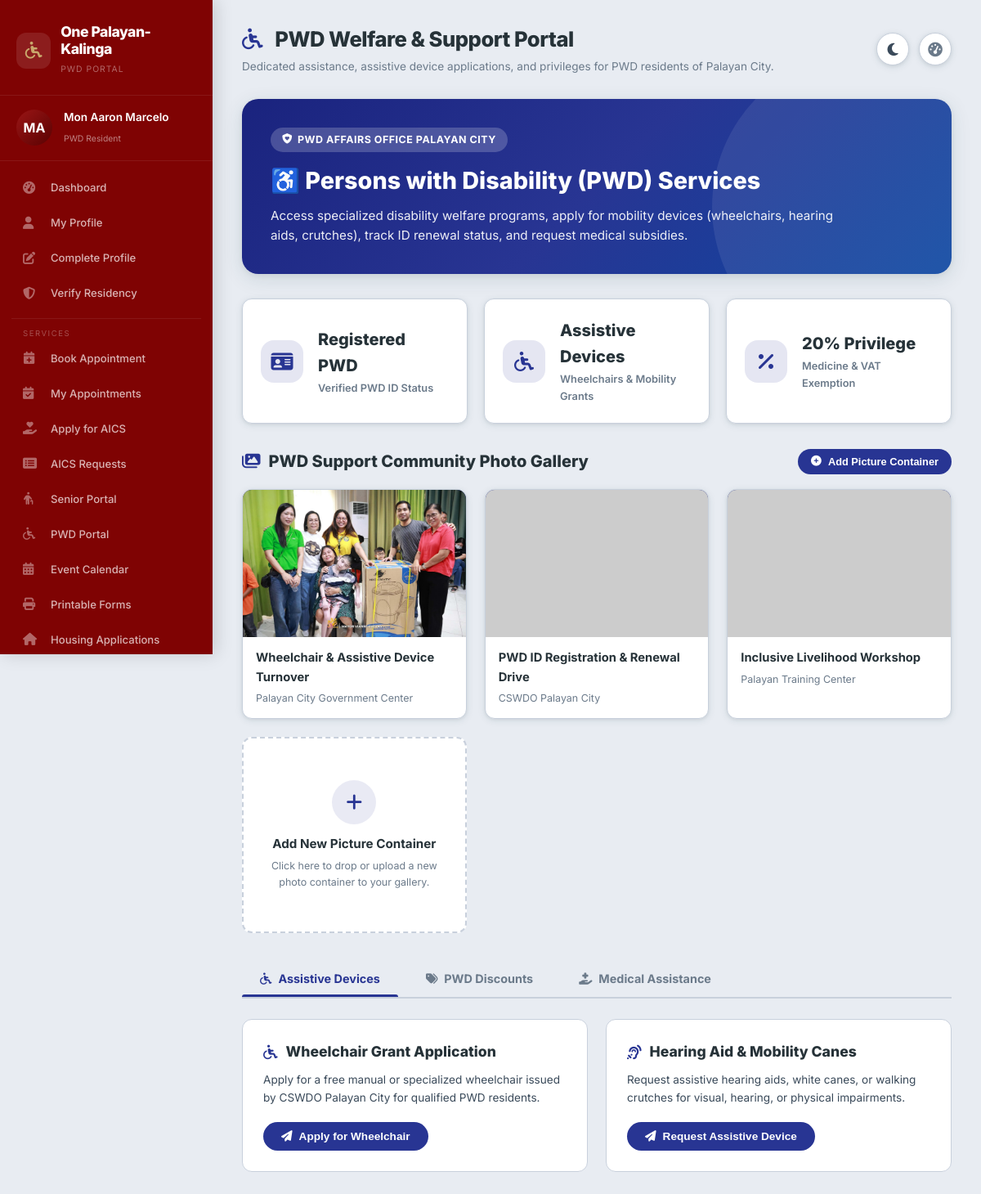
/pwd.php (signed in), run on an earlier commit of the app's database.
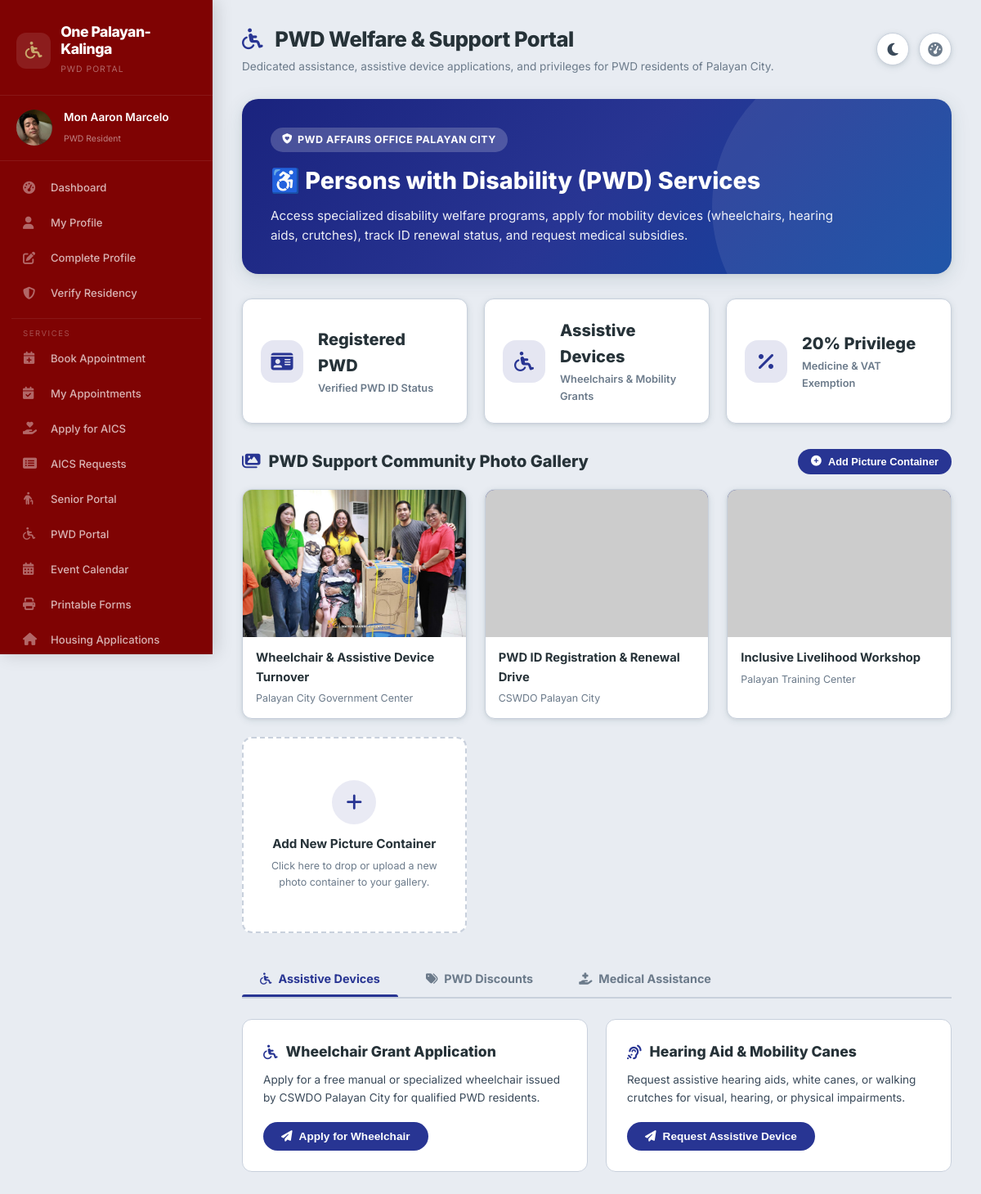
And on a later commit of the database.
### tables this page shows
CREATE TABLE `users` (
  `user_id` int(11) NOT NULL,
  `username` varchar(50) NOT NULL,
  `password` varchar(255) NOT NULL,
  `email` varchar(100) NOT NULL,
  `first_name` varchar(50) NOT NULL,
  `last_name` varchar(50) NOT NULL,
  `contact_number` varchar(20) DEFAULT NULL,
  `address` text DEFAULT NULL,
  `role` enum('resident','staff','admin') DEFAULT 'resident',
  `status` enum('active','inactive') DEFAULT 'active',
  `created_at` timestamp NOT NULL DEFAULT current_timestamp(),
  `updated_at` timestamp NOT NULL DEFAULT current_timestamp() ON UPDATE current_timestamp(),
  `last_login` datetime DEFAULT NULL,
  `is_active` tinyint(1) NOT NULL DEFAULT 1,
  `profile_picture` varchar(255) DEFAULT NULL,
  `verification_status` enum('pending','verified','rejected') DEFAULT 'pending',
  `verification_date` timestamp NULL DEFAULT NULL,
  `verified_by` int(11) DEFAULT NULL
);

### pwd.php (the view, shortened to what the changed rows need)
<?php
$database = new Database();
$db = $database->getConnection();
$initials = '';
$name_parts = explode(' ', $_SESSION['full_name']);
foreach($name_parts as $part) {
    $initials .= strtoupper(substr($part, 0, 1));
}
$initials = substr($initials, 0, 2);
$avatar_url = '';
$user_query = "SELECT profile_picture FROM users WHERE user_id = :user_id";
$user_stmt = $db->prepare($user_query);
$user_stmt->bindParam(':user_id', $_SESSION['user_id']);
$user_stmt->execute();
$user_data = $user_stmt->fetch(PDO::FETCH_ASSOC);
if ($user_data) {
    $profile_picture = $user_data['profile_picture'] ?? '';
    $avatar_url = !empty($profile_picture) && file_exists($profile_picture) ? $profile_picture : '';
}
$dark_mode = isset($_COOKIE['dark_mode']) && $_COOKIE['dark_mode'] === 'enabled';
?>
<!DOCTYPE html>
<html lang="en" data-theme="<?php echo $dark_mode ? 'dark' : 'light'; ?>">
<head>
    <link rel="stylesheet" href="https://cdnjs.cloudflare.com/ajax/libs/font-awesome/6.4.0/css/all.min.css">
    <link rel="stylesheet" href="css/portal-layout.css">
</head>
<body>
    <div class="dashboard-container">
        <div class="sidebar" id="sidebar">
            <div class="sidebar-header">
                <div class="logo-text">
                    <h2>One Palayan-Kalinga</h2>
                </div>
            </div>
            <div class="user-info-sidebar">
                <div class="user-avatar-sidebar">
                    <?php if(!empty($avatar_url)): ?>
                        <img src="<?php echo htmlspecialchars($avatar_url); ?>" alt="Profile">
                    <?php else: ?>
                        <?php echo $initials; ?>
                    <?php endif; ?>
                </div>
                <div>
                    <h4><?php echo htmlspecialchars($_SESSION['full_name']); ?></h4>
                    <span>PWD Resident</span>
                </div>
            </div>
        </div>
        <div class="main-content">
            <div class="top-bar">
                <div class="top-bar-left">
                    <div class="page-title">
                        <h1><i class="fas fa-wheelchair" style="color: #283593; margin-right: 10px;"></i> PWD Welfare & Support Portal</h1>
                    </div>
                </div>
            </div>
            <div class="pwd-hero animate-fade-in">
                <h1>♿ Persons with Disability (PWD) Services</h1>
            </div>
            <div class="gallery-header animate-fade-in animate-delay-2">
                <h2><i class="fas fa-images"></i> PWD Support Community Photo Gallery</h2>
            </div>
        </div>
    </div>
</body>
</html>

What changed in the data, as far as the page shows it:
now on this page (row edited): users: profile_picture (picture)
Also different on the page:
$initials: "MA" → (not shown)
